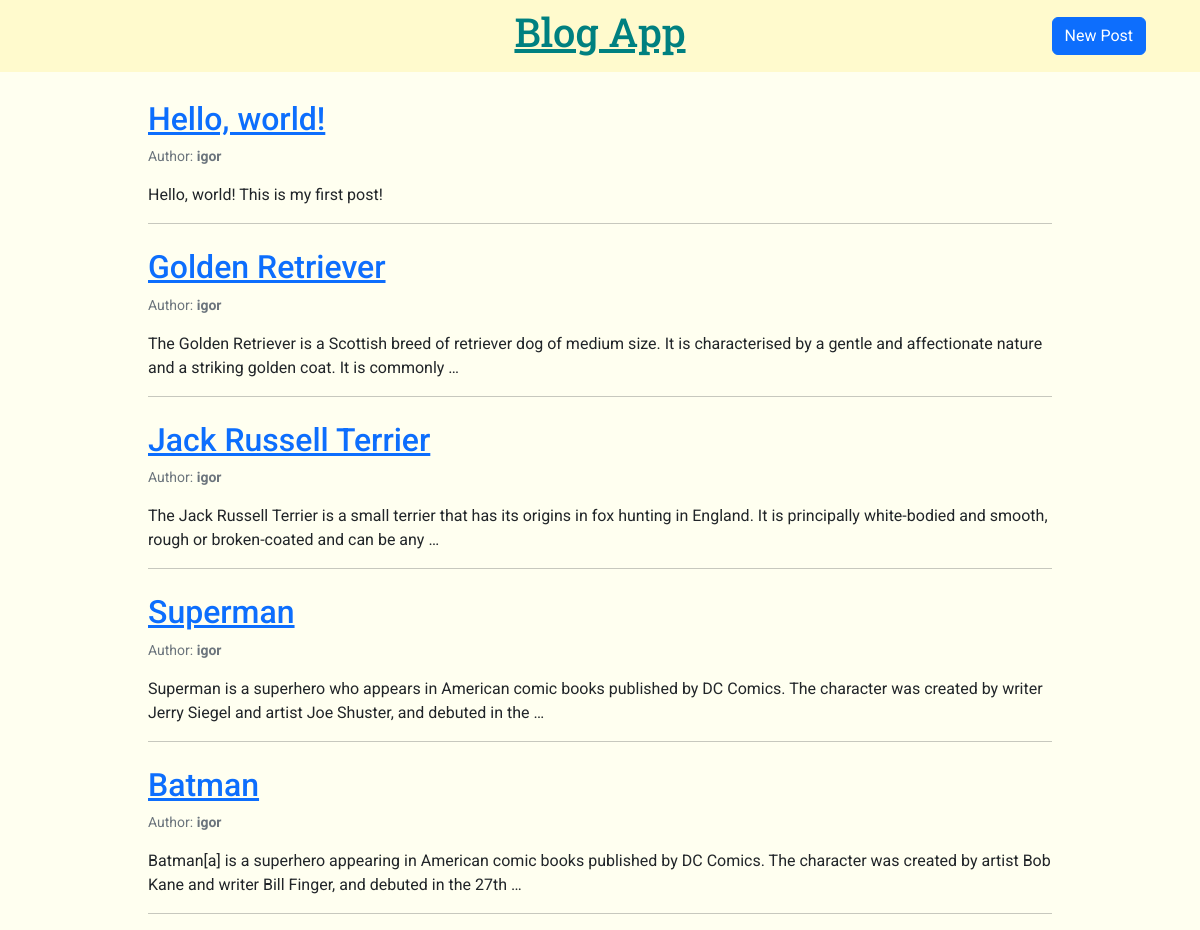
Screenshot of /blog_app/ with the database file from the repository.
### blog_app/models.py (models this page shows, shortened)
class Post(models.Model):
	title = models.CharField(max_length=200)
	author = models.ForeignKey("auth.user", on_delete=models.CASCADE) # many-to-one relationship
	date = models.DateTimeField(auto_now_add=True)
	text = models.TextField()
	slug = models.SlugField(unique=True, max_length=100, null=False, default="")
	tags = TaggableManager()

### blog_app/views.py (the view)
# urls.py: path("", views.BlogListView.as_view(), name="index"),
class BlogListView(ListView):
	model = Post
	template_name = "blog_app/index.html"

### blog_app/templates/blog_app/index.html
{% extends "blog_app/base.html" %}
{% block content %}
<div class="container my-container">
{% for post in post_list %}
	<div class="mt-4 ps-3 pe-3">
		<h2><a href="{% url 'post_detail' post.pk %}">{{ post.title }}</a></h2>
		<p class="text-secondary small">Author: <b>{{ post.author }}</b></p>
		<p>{{ post.text|truncatewords:30 }}</p>
		<hr>
	</div>
{% empty %}
	<p>No posts yet.</p>
{% endfor %}
</div>
{% endblock content %}

### static/css/main.css (style rules this page uses)
body { font-family: "Roboto", sans-serif; background: ivory; }
.my-container { max-width: 960px; margin-top: 100px; }

### rows the page displays
Post: title "Hello, world!", author "igor", text "Hello, world! This is my first post!"
Post: title "Golden Retriever", author "igor", text "The Golden Retriever is a Scottish breed of retriever dog of medium size. It is characterised by a gentle and affectionate nature and a striking golden coat. It is commonly …"
Post: title "Jack Russell Terrier", author "igor", text "The Jack Russell Terrier is a small terrier that has its origins in fox hunting in England. It is principally white-bodied and smooth, rough or broken-coated and can be any …"
Post: title "Superman", author "igor", text "Superman is a superhero who appears in American comic books published by DC Comics. The character was created by writer Jerry Siegel and artist Joe Shuster, and debuted in the …"
Post: title "Batman", author "igor", text "Batman[a] is a superhero appearing in American comic books published by DC Comics. The character was created by artist Bob Kane and writer Bill Finger, and debuted in the 27th …"
